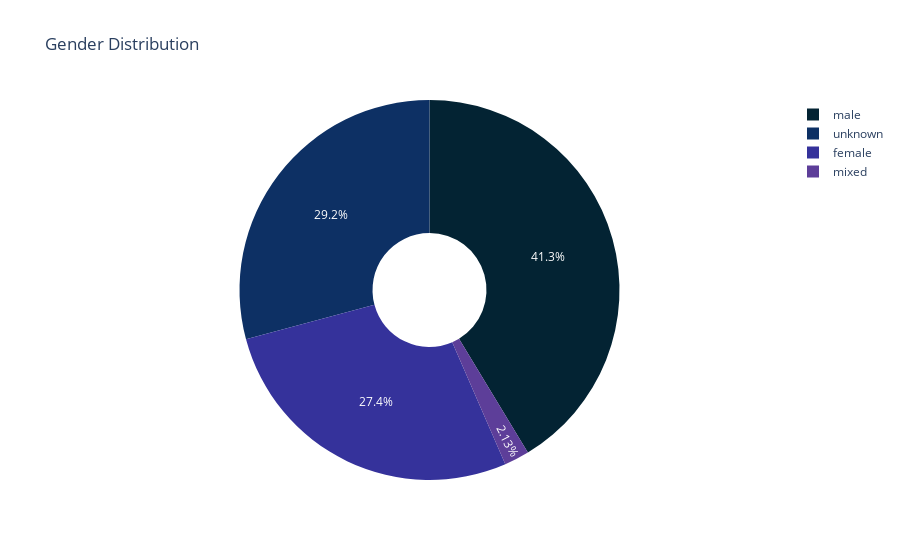

Write notebook code for a chart like this one.
### Code cell
#double check that it is correct  by manually cleaning up data. 
bog_mummies.loc[bog_mummies.Sex=='male ','Sex']='male'
bog_mummies.loc[bog_mummies.Sex=='mixed (but mainly men)','Sex']='mixed'
bog_mummies.loc[bog_mummies.Sex=='mixed (both males and females)','Sex']='mixed'
bog_mummies.loc[bog_mummies.Sex=='probably mixed','Sex']='mixed'
bog_mummies.loc[bog_mummies.Sex=='probably mixed, but at least two males are represented','Sex']='mixed'
bog_mummies.loc[bog_mummies.Sex=='mixed; both males and females are represented','Sex']='mixed'
bog_mummies.loc[bog_mummies.Sex=='unknown (but possible dominated by males)','Sex']='unknown'

sex_type_counts=bog_mummies.Sex.value_counts().reset_index()
fig = px.pie(sex_type_counts, values='Sex', names='index', title='Gender Distribution', color_discrete_sequence=px.colors.sequential.thermal, hole=.3)
fig.show()
file_path = 'sex_distribution.svg'
pio.write_image(fig, file_path)

### Figure 1 — Plotly figure (JSON) as saved in the notebook; plotly's stock layout.template omitted (floating-point values rounded to 4 significant figures)
{"data": [{"domain": {"x": [0, 1], "y": [0, 1]}, "hole": 0.3, "hovertemplate": "index=%{label}<br>Sex=%{value}<extra></extra>", "labels": ["male", "unknown", "female", "mixed"], "legendgroup": "", "name": "", "showlegend": true, "type": "pie", "values": [136, 96, 90, 7]}], "layout": {"legend": {"tracegroupgap": 0}, "piecolorway": ["rgb(3, 35, 51)", "rgb(13, 48, 100)", "rgb(53, 50, 155)", "rgb(93, 62, 153)", "rgb(126, 77, 143)", "rgb(158, 89, 135)", "rgb(193, 100, 121)", "rgb(225, 113, 97)", "rgb(246, 139, 69)", "rgb(251, 173, 60)", "rgb(246, 211, 70)", "rgb(231, 250, 90)"], "title": {"text": "Gender Distribution"}}}
